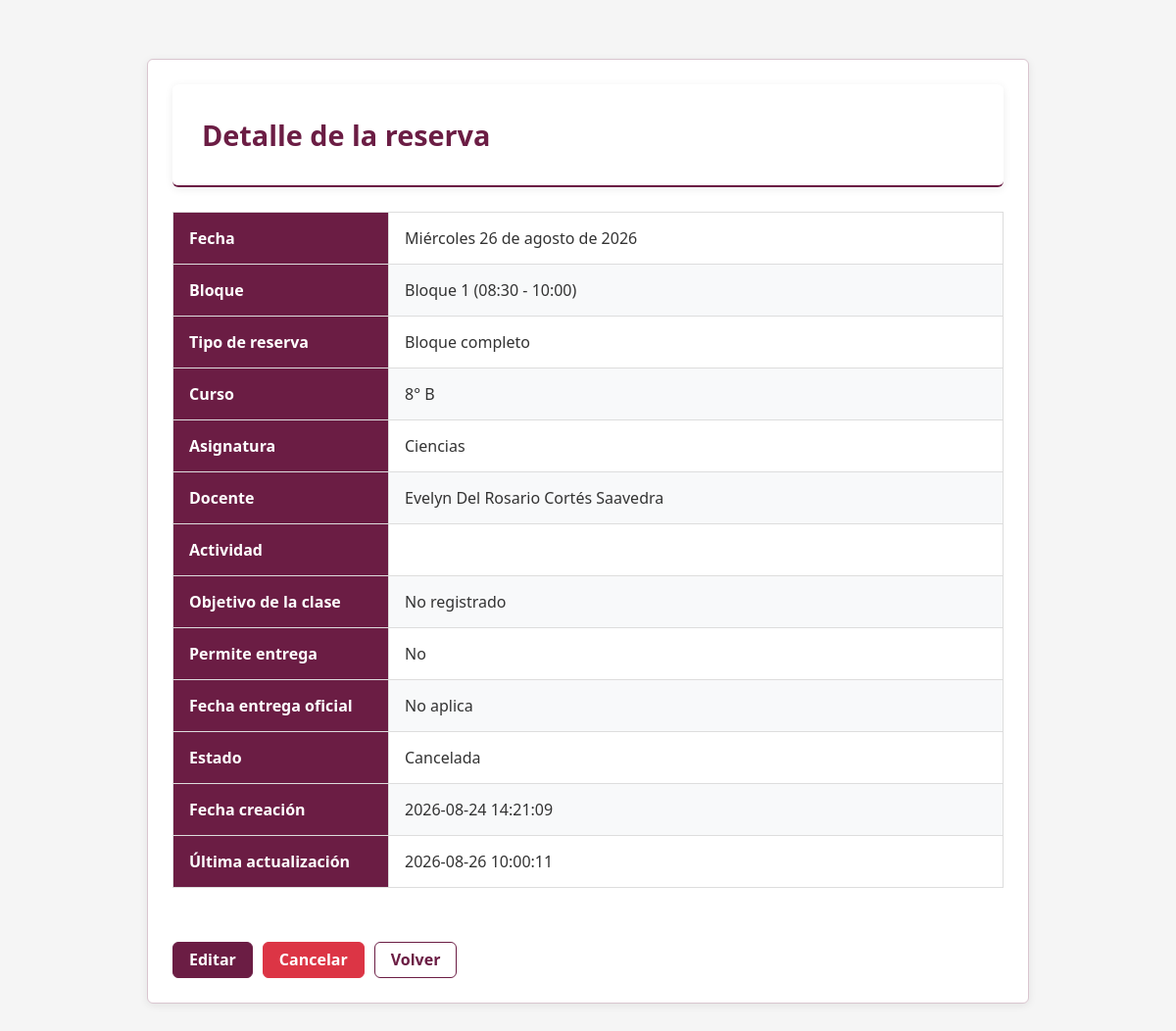
The app's page /modules/reservas/ver.php?id=28 with its own data.
### tables this page shows
CREATE TABLE `reservas` (
  `id` int(11) NOT NULL,
  `docente_id` int(11) NOT NULL,
  `usuario_id` int(11) DEFAULT NULL,
  `curso_id` int(11) NOT NULL,
  `asignatura_id` int(11) NOT NULL,
  `bloque_id` int(11) NOT NULL,
  `fecha` date NOT NULL,
  `objetivo_clase` varchar(150) DEFAULT NULL,
  `actividad` varchar(150) DEFAULT '',
  `permite_entrega` tinyint(1) NOT NULL,
  `fecha_cierre` date DEFAULT NULL,
  `cierre_manual` tinyint(1) DEFAULT 0,
  `estado` enum('reservada','utilizada','cancelada') NOT NULL DEFAULT 'reservada',
  `fecha_creacion` datetime DEFAULT current_timestamp(),
  `fecha_actualizacion` datetime DEFAULT current_timestamp() ON UPDATE current_timestamp(),
  `tipo_reserva` enum('completo','sub1','sub2') NOT NULL DEFAULT 'completo',
  `fecha_entrega_oficial` date DEFAULT NULL
);

CREATE TABLE `bloques` (
  `id` int(11) NOT NULL,
  `numero_bloque` int(11) NOT NULL,
  `hora_inicio` time NOT NULL,
  `hora_termino` time NOT NULL
);

CREATE TABLE `cursos` (
  `id` int(11) NOT NULL,
  `nombre_curso` varchar(10) NOT NULL DEFAULT '',
  `modalidad` enum('asignatura','taller') DEFAULT 'asignatura'
);

CREATE TABLE `asignaturas` (
  `id` int(11) NOT NULL,
  `asignatura_nombre` varchar(50) NOT NULL,
  `modalidad` enum('asignatura','taller') DEFAULT 'asignatura'
);

CREATE TABLE `docentes` (
  `id` int(11) NOT NULL,
  `nombres` varchar(50) NOT NULL,
  `apellidos` varchar(50) NOT NULL,
  `correo` varchar(50) NOT NULL
);

### includes/reservas_funciones.php (called while the page is built, shortened)
<?php
function formatearFechaLarga(string $fecha): string
{
    $dias = [
        'Sunday'    => 'Domingo',
        'Monday'    => 'Lunes',
        'Tuesday'   => 'Martes',
        'Wednesday' => 'Miércoles',
        'Thursday'  => 'Jueves',
        'Friday'    => 'Viernes',
        'Saturday'  => 'Sábado'
    ];
    $meses = [
        1 => 'enero',
        2 => 'febrero',
        3 => 'marzo',
        4 => 'abril',
        5 => 'mayo',
        6 => 'junio',
        7 => 'julio',
        8 => 'agosto',
        9 => 'septiembre',
        10 => 'octubre',
        11 => 'noviembre',
        12 => 'diciembre'
    ];
    $timestamp = strtotime($fecha);
    return sprintf(
        '%s %02d de %s de %d',
        $dias[date('l', $timestamp)],
        date('d', $timestamp),
        $meses[(int)date('n', $timestamp)],
        date('Y', $timestamp)
    );
}
function formatearTipoReserva(string $tipo): string
{
    return match ($tipo) {
        'completo' => 'Bloque completo',
        'sub1' => 'Primer bloque (45 min)',
        'sub2' => 'Segundo bloque (45 min)',
        default => $tipo
    };
}
?>

### modules/reservas/ver.php (the view, shortened to what this page needs)
<?php
require_once '../../config/database.php';
require_once '../../includes/reservas_funciones.php';
$id = intval($_GET['id'] ?? 0);
$sql = "SELECT
            r.id,
            r.fecha,
            r.objetivo_clase,
            r.actividad,
            r.permite_entrega,
            r.fecha_cierre,
            r.cierre_manual,
            r.tipo_reserva,
            r.estado,
            r.fecha_entrega_oficial,
            r.fecha_creacion,
            r.fecha_actualizacion,
            c.nombre_curso,
            a.asignatura_nombre,
            b.numero_bloque,
            b.hora_inicio,
            b.hora_termino,
            d.nombres,
            d.apellidos
        FROM reservas r
        INNER JOIN cursos c
            ON c.id = r.curso_id
        INNER JOIN asignaturas a
            ON a.id = r.asignatura_id
        INNER JOIN bloques b
            ON b.id = r.bloque_id
        INNER JOIN docentes d
            ON d.id = r.docente_id
        WHERE r.id = ?";
$stmt = $conexion->prepare($sql);
$stmt->bind_param("i", $id);
$stmt->execute();
$resultado = $stmt->get_result();
$reserva = $resultado->fetch_assoc();
$fecha = formatearFechaLarga($reserva['fecha']);
?>
<!DOCTYPE html>
<html lang="es">
<head>
    <link rel="stylesheet" href="../../assets/css/estilos.css">
    <link rel="stylesheet" href="../../assets/css/botones.css">
    <link rel="stylesheet" href="../../assets/css/reservas.css">
    <link rel="stylesheet" href="../../assets/css/tablas.css">
</head>
<body>
    <main class="contenedor">
        <section class="panel">
            <h1>Detalle de la reserva</h1>
            <div class="tabla-responsive">
                <table class="tabla-detalle">
                    <tbody>
                        <tr>
                            <th>Fecha</th>
                            <td><?= htmlspecialchars($fecha) ?></td>
                        </tr>
                        <tr>
                            <th>Bloque</th>
                            <td>
                                Bloque <?= htmlspecialchars($reserva['numero_bloque']) ?>
                                (<?= substr($reserva['hora_inicio'], 0, 5) ?>
                                -
                                <?= substr($reserva['hora_termino'], 0, 5) ?>)
                            </td>
                        </tr>
                        <tr>
                            <th>Tipo de reserva</th>
                            <td><?= formatearTipoReserva($reserva['tipo_reserva']) ?></td>
                        </tr>
                        <tr>
                            <th>Curso</th>
                            <td><?= htmlspecialchars($reserva['nombre_curso']) ?></td>
                        </tr>
                        <tr>
                            <th>Asignatura</th>
                            <td><?= htmlspecialchars($reserva['asignatura_nombre']) ?></td>
                        </tr>
                        <tr>
                            <th>Docente</th>
                            <td>
                                <?= htmlspecialchars(
                                    $reserva['nombres'] . ' ' . $reserva['apellidos']
                                ) ?>
                            </td>
                        </tr>
                        <tr>
                            <th>Actividad</th>
                            <td><?= nl2br(htmlspecialchars($reserva['actividad'])) ?></td>
                        </tr>
                        <tr>
                            <th>Objetivo de la clase</th>
                            <td>
                                <?= $reserva['objetivo_clase'] !== null && $reserva['objetivo_clase'] !== ''
                                    ? nl2br(htmlspecialchars($reserva['objetivo_clase']))
                                    : 'No registrado'; ?>
                            </td>
                        </tr>
                        <tr>
                            <th>Permite entrega</th>
                            <td><?= $reserva['permite_entrega'] ? 'Sí' : 'No'; ?></td>
                        </tr>
                        <tr>
                            <th>Fecha entrega oficial</th>
                            <td>
                                <?= $reserva['fecha_entrega_oficial']
                                    ? formatearFechaLarga($reserva['fecha_entrega_oficial'])
                                    : 'No aplica'; ?>
                            </td>
                        </tr>
                        <tr>
                            <th>Estado</th>
                            <td><?= ucfirst(htmlspecialchars($reserva['estado'])) ?></td>
                        </tr>
                        <tr>
                            <th>Fecha creación</th>
                            <td><?= htmlspecialchars($reserva['fecha_creacion']) ?></td>
                        </tr>
                        <tr>
                            <th>Última actualización</th>
                            <td><?= htmlspecialchars($reserva['fecha_actualizacion']) ?></td>
                        </tr>
                    </tbody>
                </table>
            </div>
            <div class="acciones">
                <a
                    href="editar.php?id=<?= $reserva['id']; ?>"
                    class="btn btn-primario">
                    Editar
                </a>
                <a
                    href="cancelar.php?id=<?= $reserva['id']; ?>"
                    class="btn btn-peligro"
                    onclick="return confirm('¿Confirma cancelar esta reserva?');">
                    Cancelar
                </a>
                <a
                    href="agenda.php"
                    class="btn btn-secundario">
                    Volver
                </a>
            </div>
        </section>
    </main>
</body>
</html>

### assets/css/estilos.css (style rules this page uses)
:root { --color-primario: #6b1d44; --color-primario-hover: #5b1739; --color-primario-original: #4e0227; --color-exito: #198754; --color-exito-hover: #157347; --color-advertencia: #ffc107; --color-advertencia-hover: #e0a800; --color-error: #dc3545; --color-error-hover: #bb2d3b; --color-fondo: #ffffff; --color-fondo-secundario: #f5f5f5; --color-fondo-neutro: #eeeeee; --color-texto: #333333; --color-texto-secundario: #666666; --color-borde: #d9c5cf; --radio-borde: 6px; --ancho-formulario: 700px; --btn-padding-y: 8px; --btn-padding-x: 16px; --btn-transicion: .2s ease; --sombra-focus: 0 0 5px rgba(107, 29, 68, 0.25); }
* { margin: 0; padding: 0; box-sizing: border-box; }
html { font-size: 16px; }
body { font-family: "Segoe UI", Tahoma, Geneva, Verdana, sans-serif; font-size: 1rem; line-height: 1.5; color: var(--color-texto); background-color: var(--color-fondo-secundario); }
main { padding: 30px 0; }
h1, h2, h3, h4, h5, h6 { color: var(--color-primario); font-weight: 600; }
a { color: var(--color-primario); text-decoration: none; transition: color 0.2s ease; }
.contenedor { width: 90%; max-width: 1200px; margin: 0 auto; }
.panel { max-width: 900px; margin: 30px auto; padding: 25px; background: #ffffff; border: 1px solid var(--color-borde); border-radius: var(--radio-borde); box-shadow: 0 2px 8px rgba(0,0,0,.08); }
.panel h1 { margin: 0 0 25px; padding-bottom: 12px; border-bottom: 2px solid var(--color-primario); color: var(--color-primario); font-size: 1.8rem; background: #fff; padding: 30px; border-radius: var(--radio-borde); box-shadow: 0 2px 8px rgba(0, 0, 0, 0.08); margin-top: 0; margin-bottom: 25px; }

### assets/css/botones.css (style rules this page uses)
.btn { display: inline-flex; align-items: center; justify-content: center; padding: 8px 16px; font-family: inherit; font-size: inherit; line-height: 1.2; font-weight: 600; text-decoration: none; white-space: nowrap; cursor: pointer; border: 1px solid transparent; border-radius: var(--radio-borde); box-sizing: border-box; transition: background-color 0.2s ease, border-color 0.2s ease, color 0.2s ease, box-shadow 0.2s ease; }
.btn-primario { color: var(--color-fondo); background-color: var(--color-primario); border-color: var(--color-primario); }
.btn-secundario { color: var(--color-primario); background-color: var(--color-fondo); border-color: var(--color-primario); }
.btn-peligro { color: var(--color-fondo); background-color: var(--color-error); border-color: var(--color-error); }
.acciones { display: flex; gap: 10px; margin-top: 25px; }

### assets/css/tablas.css (style rules this page uses)
.tabla-responsive { width: 100%; overflow-x: auto; margin: 20px 0; }
.tabla-detalle { width: 100%; border-collapse: collapse; margin-bottom: 30px; }
.tabla-detalle th, .tabla-detalle td { padding: 14px 16px; border: 1px solid #ddd; text-align: left; vertical-align: top; }
.tabla-detalle th { width: 220px; background-color: var(--color-primario); color: #fff; font-weight: 600; }
.tabla-detalle td { background-color: #fff; color: var(--color-texto); }
.tabla-detalle tr:nth-child(even) td { background-color: #f8f9fa; }

### records on screen
reservas: fecha "Miércoles 26 de agosto de 2026", bloque.numero_bloque "1", bloque.hora_inicio "08:30", bloque.hora_termino "10:00", tipo_reserva "Bloque completo", curso.nombre_curso "8° B", asignatura.asignatura_nombre "Ciencias", docente.apellidos "Evelyn Del Rosario Cortés Saavedra", estado "Cancelada", fecha_creacion "2026-08-24 14:21:09", fecha_actualizacion "2026-08-26 10:00:11"
